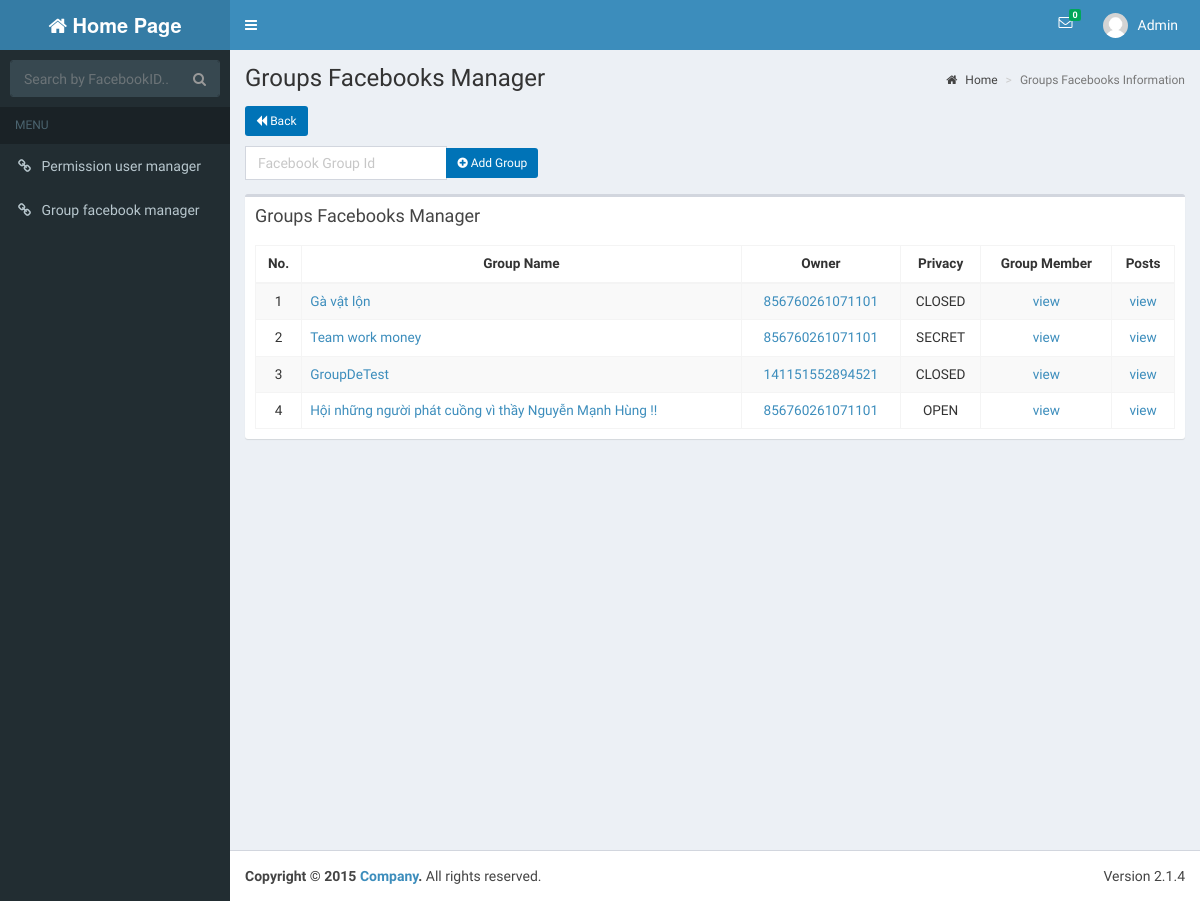
/subGroup.php (signed in), run on the app's committed database.
### tables this page shows
CREATE TABLE IF NOT EXISTS `users` (
  `UserId` int(20) NOT NULL AUTO_INCREMENT,
  `UserName` varchar(30) NOT NULL,
  `Password` varchar(16) NOT NULL,
  `FullName` varchar(50) DEFAULT NULL,
  `Address1` varchar(100) DEFAULT NULL,
  `Birthday` datetime DEFAULT NULL,
  `PhoneNumber1` varchar(15) DEFAULT NULL,
  `Email` varchar(50) DEFAULT NULL,
  `Gender` varchar(10) DEFAULT NULL,
  `CreateTime` timestamp NOT NULL DEFAULT '0000-00-00 00:00:00',
  `UpdateTime` timestamp NOT NULL DEFAULT '0000-00-00 00:00:00' ON UPDATE CURRENT_TIMESTAMP,
  `Avatar` varchar(100) DEFAULT NULL,
  `PhoneNumber2` varchar(100) DEFAULT NULL,
  `Address2` varchar(100) DEFAULT NULL,
  `Class` varchar(50) DEFAULT NULL,
  `School` varchar(100) DEFAULT NULL,
  `FacebookId` varchar(50) DEFAULT NULL,
  PRIMARY KEY (`UserId`),
  KEY `avatar` (`Avatar`)
);

CREATE TABLE IF NOT EXISTS `user_group` (
  `UserGroupId` int(20) NOT NULL AUTO_INCREMENT,
  `UserId` int(20) DEFAULT NULL,
  `GroupId` int(20) DEFAULT NULL,
  PRIMARY KEY (`UserGroupId`),
  KEY `fk_user_group_users_idx` (`UserId`),
  KEY `fk_user_group_groups_idx` (`GroupId`)
);

CREATE TABLE IF NOT EXISTS `groups` (
  `GroupId` int(20) NOT NULL AUTO_INCREMENT,
  `FacebookGroupId` varchar(30) NOT NULL,
  `Name` varchar(100) NOT NULL,
  `Privacy` varchar(30) DEFAULT NULL,
  `Description` varchar(500) DEFAULT NULL,
  `Icon` varchar(100) DEFAULT NULL,
  `Email` varchar(30) DEFAULT NULL,
  `Owner` varchar(50) DEFAULT NULL,
  `CreateGroupTime` timestamp NULL DEFAULT NULL,
  `CreateTime` timestamp NOT NULL DEFAULT '0000-00-00 00:00:00',
  `ParentGroupId` int(20) DEFAULT '0',
  PRIMARY KEY (`GroupId`)
);

### dao/db_connect.php (called while the page is built, shortened)
<?php
class DB_CONNECT {
    function connect() {
        $con = @mysql_connect(DB_SERVER, DB_USER, DB_PASSWORD) or die(mysql_error());
        return $con;
    }
}
?>

### dao/daoInbox.php (called while the page is built, shortened)
<?php
require_once 'db_connect.php';
$updateTime = "UpdateTime";
function getInboxIdUseStatus($varName) {
    $result = mysql_query("SELECT 1 FROM inbox "
            . " WHERE  status = 1 and toUserId = " . $varName)
            or die(mysql_error());
    return 0;
}
?>

### dao/daoUsers.php (called while the page is built, shortened)
<?php
require_once 'db_connect.php';
require_once '/../models/users.php';
$userId = "UserId";
$userName = "UserName";
$password = "Password";
$fullName = "FullName";
$avatar = "Avatar";
$address1 = "Address1";
$address2 = "Address2";
$phoneNumber1 = "PhoneNumber1";
$phoneNumber2 = "PhoneNumber2";
$email = "Email";
$gender = "Gender";
$school = "School";
$class = "Class";
$createTime = "CreateTime";
$updateTime = "UpdateTime";
function getUserById($varUserName) {
    global $userId, $userName, $password, $fullName, $address1, $address2, $birthday, $phoneNumber1, $phoneNumber2, $email, $gender, $createTime, $updateTime, $school, $class, $avatar;
    $result = mysql_query("SELECT * ,DATE_FORMAT(Birthday, \"%d-%l-%Y\") AS DOB FROM users WHERE UserId = '" . $varUserName . "'") or die(mysql_error());
    if (mysql_num_rows($result) > 0) {
        while ($row = mysql_fetch_array($result)) {
            $users = new Users();
            $users->setUserId($row[$userId]);
            $users->setUserName($row[$userName]);
            $users->setPassword($row[$password]);
            $users->setFullName($row[$fullName]);
            $users->setAddress2($row[$address2]);
            $users->setAddress1($row[$address1]);
            $users->setBirthday($row['DOB']);
            $users->setAvatar($row[$avatar]);
            $users->setPhoneNumber2($row[$phoneNumber2]);
            $users->setPhoneNumber1($row[$phoneNumber1]);
            $users->setEmail($row[$email]);
            $users->setGender($row[$gender]);
            $users->setSchool($row[$school]);
            $users->setClass($row[$class]);
            $users->setCreateTime($row[$createTime]);
            $users->setUpdateTime($row[$updateTime]);
            return $users;
        }
    }
    return null;
}
function checkRoleAdminUsingUserId($varName) {
    $result = mysql_query("SELECT * from user_role where roleId = 1 AND UserId = " . $varName) or die(mysql_error());
    if (mysql_num_rows($result) > 0) {
        return true;
    }
    return false;
}
function checkRoleQLNhom($varName) {
    $result = mysql_query("SELECT * from user_role where roleId = 3 AND UserId = " . $varName) or die(mysql_error());
    if (mysql_num_rows($result) > 0) {
        return true;
    }
    return false;
}
?>

### dao/daoGroups.php (called while the page is built, shortened)
<?php
require_once 'db_connect.php';
require_once '/../models/groups.php';
$email = "Email";
$createTime = "CreateTime";
function getListGroupsbyUserId($varIdUser) {
    $listGroups = array();
    $result = mysql_query("SELECT * FROM groups,user_group WHERE user_group.GroupId=groups.GroupId AND user_group.UserId = " . $varIdUser) or die(mysql_error());
    if (mysql_num_rows($result) > 0) {
        while ($row = mysql_fetch_array($result)) {
            $groups = new Groups();
            $groups->setGroupId($row['GroupId']);
            $groups->setFacebookGroupId($row['FacebookGroupId']);
            $groups->setName($row['Name']);
            $groups->setPrivacy($row['Privacy']);
            $groups->setDescription($row['Description']);
            $groups->setEmail($row['Email']);
            $groups->setOwner($row['Owner']);
            array_push($listGroups, $groups);
        }
    }
    return $listGroups;
}
?>

### models/users.php (called while the page is built, shortened)
<?php
class Users {
    private $fullName;
    function getFullName() {
        return $this->fullName;
    }
    function setFullName($fullName) {
        $this->fullName = $fullName;
    }
}

### models/groups.php (called while the page is built, shortened)
<?php
class Groups {
    private $groupId;
    private $facebookGroupId;
    private $name;
    private $privacy;
    private $owner;
    function getGroupId() {
        return $this->groupId;
    }
    function getFacebookGroupId() {
        return $this->facebookGroupId;
    }
    function getName() {
        return $this->name;
    }
    function getPrivacy() {
        return $this->privacy;
    }
    function getOwner() {
        return $this->owner;
    }
    function setGroupId($groupId) {
        $this->groupId = $groupId;
    }
    function setFacebookGroupId($facebookGroupId) {
        $this->facebookGroupId = $facebookGroupId;
    }
    function setName($name) {
        $this->name = $name;
    }
    function setPrivacy($privacy) {
        $this->privacy = $privacy;
    }
    function setOwner($owner) {
        $this->owner = $owner;
    }
}

### subGroup.php (the view, shortened to what this page needs)
<?php
require_once '/dao/daoUsers.php';
require_once '/models/users.php';
require_once '/dao/daoInbox.php';
require_once '/dao/daoGroups.php';
require_once '/models/groups.php';
$userNameLogin = getUserById($_SESSION['user_id']);
$rule=FALSE;
$numInbox = getInboxIdUseStatus($_SESSION['user_id']);
if (checkRoleAdminUsingUserId($_SESSION['user_id'])||  checkRoleQLNhom($_SESSION['user_id'])) {
    $listGroup = getListGroupsbyUserId($_SESSION['user_id']);
    $rule=TRUE;
}
else if(checkRoleTV($_SESSION['user_id'])|| checkRoleQuanTri($_SESSION['user_id'])){
    $listGroup = getListGroupsbyUserId($_SESSION['user_id']);
}else {
    return;
}
?>
<html>
    <head>
        <?php include 'includeCss.php'; ?>
    </head>
    <body class="hold-transition skin-blue sidebar-mini">
        <div class="wrapper">
            <?php include 'includeTab.php';?>
            <div class="content-wrapper">
                <section class="content-header">
                    <h1>
                        Groups Facebooks Manager
                    </h1>
                    <ol class="breadcrumb">
                        <li><a href="homePage.php"><i class="fa fa-home"></i> Home</a></li>
                        <li class="active">Groups Facebooks Information</li>
                    </ol>
                </section>
                <section class="content">
                    <div class="row">
                        <div class= "col-md-12" style="padding-bottom: 10px;">
                            <?php if(checkRoleAdminUsingUserId($_SESSION['user_id'])==true||  checkRoleQuanTri($_SESSION['user_id'])==true){ ?>
                                <div class= "left" style="display:inline" >
                                    <a class="left text-center btn btn-sm btn-file bg-blue" href="homePage.php"><i class="fa fa-backward"></i>  Back</a>
                                </div>
                            <?php } ?>
                        </div>
                    </div>
                    <?php if ($rule==TRUE) { ?>
                    <div class="row">
                        <form action="connectFbToCSDL/createGroup.php" method="post" class="col-md-4">
                            <div class="input-group">
                                <input type="text" name="groupfacebook_id"  class="form-control" placeholder="Facebook Group Id" value=""/>
                                <div class="input-group-btn">
                                    <button  name="btn-createGroup" class="text-center btn btn-sm btn-file bg-blue"><i class="fa fa-plus-circle"></i> Add Group</button>
                                </div>
                            </div>
                        </form>
                    </div>
                    <?php } ?>
                    <div class="row">
                        <div class="col-md-12">
                            <div class="box table-responsive ">
                                <div class="box-header">
                                    <h3 class="box-title">Groups Facebooks Manager</h3>
                                </div>
                                    <div class="box-body ">
                                        <table id="example1" class="table table-bordered table-striped" cellspacing="0" width="100%">
                                            <thead>
                                                <tr>
                                                    <th class="text-center"> <small>No.</small></th>
                                                    <th class="text-center"><small>Group Name</small></th>
                                                    <th class="text-center"><small>Owner</small></th>
                                                    <th class="text-center"><small>Privacy</small></th>
                                                    <th class="text-center"><small>Group Member</small></th>
                                                    <th class="text-center"><small>Posts</small></th>
                                                </tr>
                                            </thead>
                                            <tbody>
                                                <?php
                                                $i = 0;
                                                foreach ($listGroup as $row) {
                                                    $i++;
                                                    echo '<tr>';
                                                    echo "<td class=\"text-center\" ><small>{$i}</smail></td>";
                                                    echo "<td class=\"text-left\"><small><a href=https://www.facebook.com/{$row->getFacebookGroupId()}>{$row->getName()}</a></small></td>";
                                                    $ow=$row->getOwner();
                                                    if($ow==NULL&&$ow==''){
                                                        echo "<td class=\"text-center\"><small><a href=https://www.facebook.com/groups/{$row->getFacebookGroupId()}/admins>More users</a></small></td>";
                                                    }else
                                                        echo "<td class=\"text-center\"><small><a href=https://www.facebook.com/{$row->getOwner()}>{$row->getOwner()}</a></small></td>";
                                                    echo "<td class=\"text-center\"><small>{$row->getPrivacy()}</small></td>";
                                                    echo "<td class=\"text-center\"><small><a href = memberView.php?facebookGroupId={$row->getFacebookGroupId()}&groupId={$row->getGroupId()}>view</a></small></td>";
                                                    echo "<td class=\"text-center\"><small><a href = feedView.php?facebookGroupId={$row->getFacebookGroupId()}&groupId={$row->getGroupId()}&pageNum=1>view</a></small></td>";
                                                    echo '</tr>';
                                                }
                                                ?>
                                            </tbody>
                                        </table>
                                    </div>
                            </div>
                        </div>
                    </div>
                </section>
            </div>
            <?php include 'includeFooter.php'; ?>
        </div>
    </body>
</html>

### includeTab.php (shortened to what this page needs)
<header class="main-header">
    <a href="homePage.php" class="logo">
        <span class="logo-lg "><i class="fa fa-home"></i><b> Home Page</b></span>
    </a>
    <nav class="navbar navbar-static-top" role="navigation">
        <a href="#" class="sidebar-toggle" data-toggle="offcanvas" role="button">
        </a>
        <div class="navbar-custom-menu">
            <ul class="nav navbar-nav">
                <li class="dropdown messages-menu">
                    <a href="#" class="dropdown-toggle" data-toggle="dropdown">
                        <i class="fa fa-envelope-o"></i>
                        <span class="label label-success"><?php echo '' . ($numInbox == null ? 0 : $numInbox); ?></span>
                    </a>
                </li>
                <li class="dropdown user user-menu">
                    <a href="#" class="dropdown-toggle" data-toggle="dropdown">
                        <img src="dist/img/user2-160x160.jpg" class="user-image" alt="User Image">
                        <span class="hidden-xs"> <?php echo $userNameLogin->getFullName(); ?>&nbsp;&nbsp; </span>
                    </a>
                </li>
            </ul>
        </div>
    </nav>
</header>
<aside class="main-sidebar ">
    <section class="sidebar" >
        <?php $adminRole = checkRoleAdminUsingUserId($_SESSION['user_id']);
        if ($adminRole) {
            ?>
            <form action="javascript:check()" class="sidebar-form">
                <div class="input-group">
                    <input type="text" name="q" id="key" class="form-control" placeholder="Search by FacebookID..." value="">
                    <span class="input-group-btn">
                        <button type="submit" name="search" id="search-btn" class="btn btn-flat"><i class="fa fa-search"></i></button>
                    </span>
                </div>
            </form>
        <?php } ?>
        <ul class="sidebar-menu">
            <li class="header">MENU</li>
            <?php if ($adminRole) { ?>
                <li><a href="rolesView.php?pageNumRole=1"><i class="fa fa-link"></i> <span>Permission user manager</span></a></li>
            <?php } if (checkRoleQLNhom($_SESSION['user_id']) || checkRoleAdminUsingUserId($_SESSION['user_id'])) { ?>
                <li><a href="subGroup.php"><i class="fa fa-link"></i> <span>Group facebook manager</span></a></li>
            <?php } ?>
        </ul>
    </section>
</aside>

### css/w3.css (style rules this page uses)
*,*:before,*:after { box-sizing:inherit }
html { -ms-text-size-adjust:100%;-webkit-text-size-adjust:100% }
body { margin:0 }
article,aside,details,figcaption,figure,footer,header,main,menu,nav,section,summary { display:block }
a { background-color:transparent;-webkit-text-decoration-skip:objects }
small { font-size:80% }
img { border-style:none }
button,input,select,textarea { font:inherit;margin:0 }
button,input { overflow:visible }
button,select { text-transform:none }
button,html [type=button],[type=reset],[type=submit] { -webkit-appearance:button }
html,body { font-family:Verdana,sans-serif;font-size:15px;line-height:1.5 }
html { overflow-x:hidden }
h1,h2,h3,h4,h5,h6,.w3-slim,.w3-wide { font-family:"Segoe UI",Arial,sans-serif }
h1 { font-size:36px }
h3 { font-size:24px }
h1,h2,h3,h4,h5,h6 { font-weight:400;margin:10px 0 }
img { margin-bottom:-5px }
a { color:inherit }

### data on the page
users: FullName "Admin"
user_group: GroupId.Name "Gà vật lộn", GroupId.Owner "856760261071101", GroupId.Privacy "CLOSED"
user_group: GroupId.Name "Team work money", GroupId.Owner "856760261071101", GroupId.Privacy "SECRET"
user_group: GroupId.Name "GroupDeTest", GroupId.Owner "141151552894521", GroupId.Privacy "CLOSED"
user_group: GroupId.Name "Hội những người phát cuồng vì thầy Nguyễn Mạnh Hùng !!", GroupId.Owner "856760261071101", GroupId.Privacy "OPEN"
